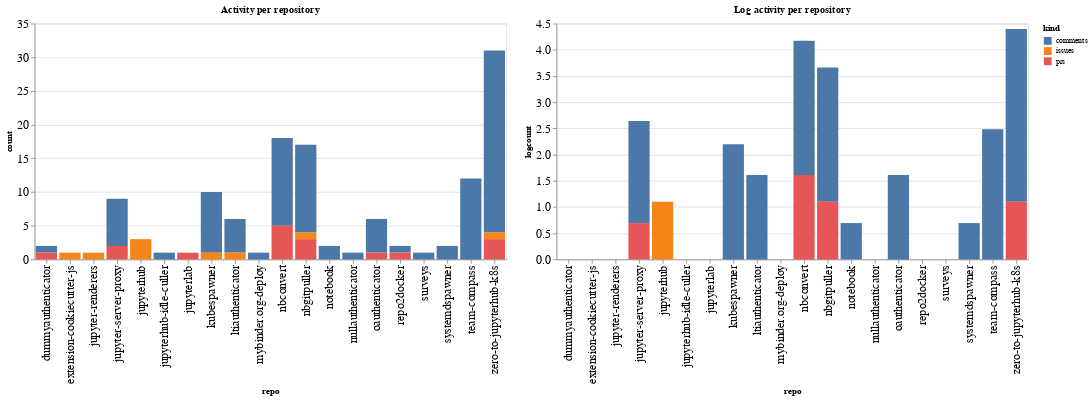

The cell this chart's notebook holds for it:
### Code cell
ch1 = alt.Chart(repo_summaries, width=600, title="Activity per repository").mark_bar().encode(
    x='repo',
    y='count',
    color='kind',
    tooltip="kind"
)

ch2 = alt.Chart(repo_summaries, width=600, title="Log activity per repository").mark_bar().encode(
    x='repo',
    y='logcount',
    color='kind',
    tooltip="kind"
)

ch1 | ch2

### Figure 1 — Vega-Lite specification as saved in the notebook (floating-point values rounded to 4 significant figures)
{"config": {"axisLeft": {"labelFontSize": 15}, "axisBottom": {"labelFontSize": 15}}, "hconcat": [{"mark": "bar", "encoding": {"color": {"type": "nominal", "field": "kind"}, "tooltip": {"type": "nominal", "field": "kind"}, "x": {"type": "nominal", "field": "repo"}, "y": {"type": "quantitative", "field": "count"}}, "title": "Activity per repository", "width": 600}, {"mark": "bar", "encoding": {"color": {"type": "nominal", "field": "kind"}, "tooltip": {"type": "nominal", "field": "kind"}, "x": {"type": "nominal", "field": "repo"}, "y": {"type": "quantitative", "field": "logcount"}}, "title": "Log activity per repository", "width": 600}], "data": {"name": "data-86f329e4027cd3a246c99617cfcf48ec"}, "$schema": "https://vega.github.io/schema/vega-lite/v4.8.1.json", "datasets": {"data-86f329e4027cd3a246c99617cfcf48ec": [{"repo": "dummyauthenticator", "kind": "comments", "count": 1, "logcount": 0.0}, {"repo": "dummyauthenticator", "kind": "prs", "count": 1, "logcount": 0.0}, {"repo": "extension-cookiecutter-js", "kind": "issues", "count": 1, "logcount": 0.0}, {"repo": "jupyter-renderers", "kind": "issues", "count": 1, "logcount": 0.0}, {"repo": "jupyter-server-proxy", "kind": "comments", "count": 7, "logcount": 1.946}, {"repo": "jupyter-server-proxy", "kind": "prs", "count": 2, "logcount": 0.6931}, {"repo": "jupyterhub", "kind": "issues", "count": 3, "logcount": 1.099}, {"repo": "jupyterhub-idle-culler", "kind": "comments", "count": 1, "logcount": 0.0}, {"repo": "jupyterlab", "kind": "prs", "count": 1, "logcount": 0.0}, {"repo": "kubespawner", "kind": "comments", "count": 9, "logcount": 2.197}, {"repo": "kubespawner", "kind": "issues", "count": 1, "logcount": 0.0}, {"repo": "ltiauthenticator", "kind": "comments", "count": 5, "logcount": 1.609}, {"repo": "ltiauthenticator", "kind": "issues", "count": 1, "logcount": 0.0}, {"repo": "mybinder.org-deploy", "kind": "comments", "count": 1, "logcount": 0.0}, {"repo": "nbconvert", "kind": "comments", "count": 13, "logcount": 2.565}, {"repo": "nbconvert", "kind": "prs", "count": 5, "logcount": 1.609}, {"repo": "nbgitpuller", "kind": "comments", "count": 13, "logcount": 2.565}, {"repo": "nbgitpuller", "kind": "issues", "count": 1, "logcount": 0.0}, {"repo": "nbgitpuller", "kind": "prs", "count": 3, "logcount": 1.099}, {"repo": "notebook", "kind": "comments", "count": 2, "logcount": 0.6931}, {"repo": "nullauthenticator", "kind": "comments", "count": 1, "logcount": 0.0}, {"repo": "oauthenticator", "kind": "comments", "count": 5, "logcount": 1.609}, {"repo": "oauthenticator", "kind": "prs", "count": 1, "logcount": 0.0}, {"repo": "repo2docker", "kind": "comments", "count": 1, "logcount": 0.0}, {"repo": "repo2docker", "kind": "prs", "count": 1, "logcount": 0.0}, {"repo": "surveys", "kind": "comments", "count": 1, "logcount": 0.0}, {"repo": "systemdspawner", "kind": "comments", "count": 2, "logcount": 0.6931}, {"repo": "team-compass", "kind": "comments", "count": 12, "logcount": 2.485}, {"repo": "zero-to-jupyterhub-k8s", "kind": "comments", "count": 27, "logcount": 3.296}, {"repo": "zero-to-jupyterhub-k8s", "kind": "issues", "count": 1, "logcount": 0.0}, {"repo": "zero-to-jupyterhub-k8s", "kind": "prs", "count": 3, "logcount": 1.099}]}}
